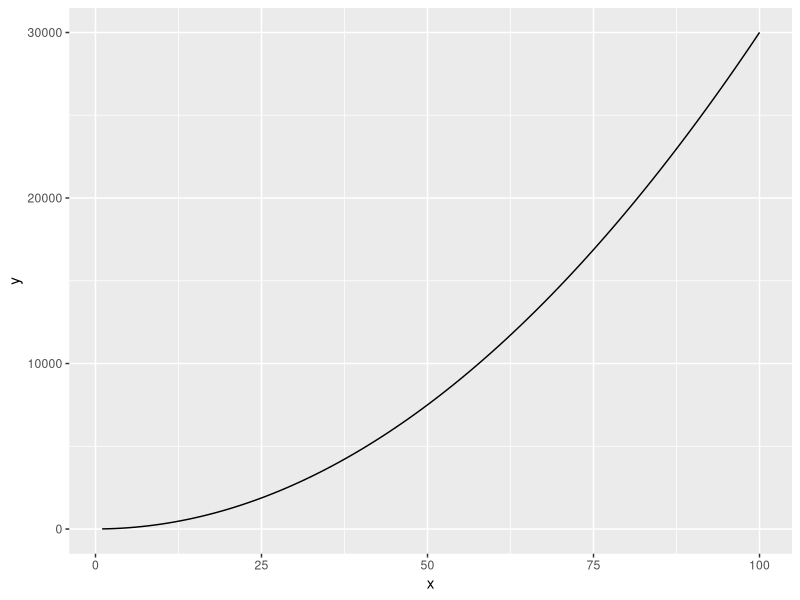
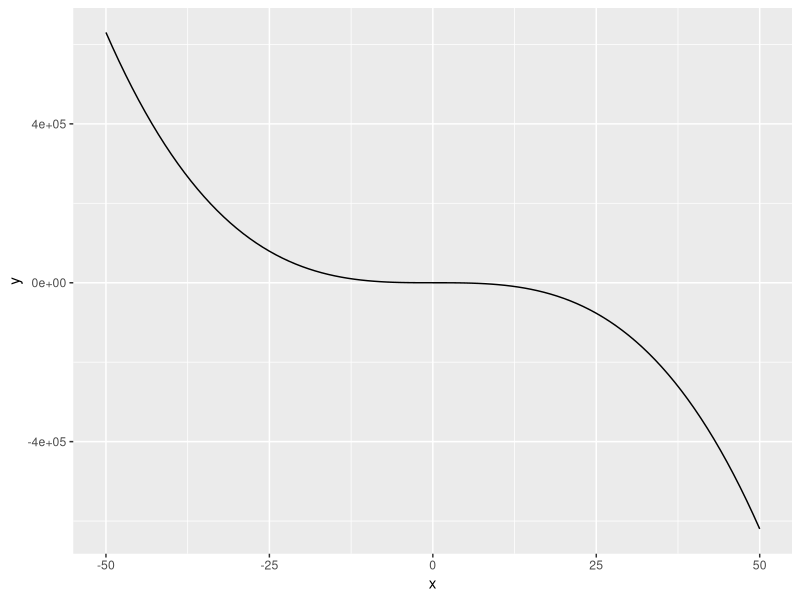
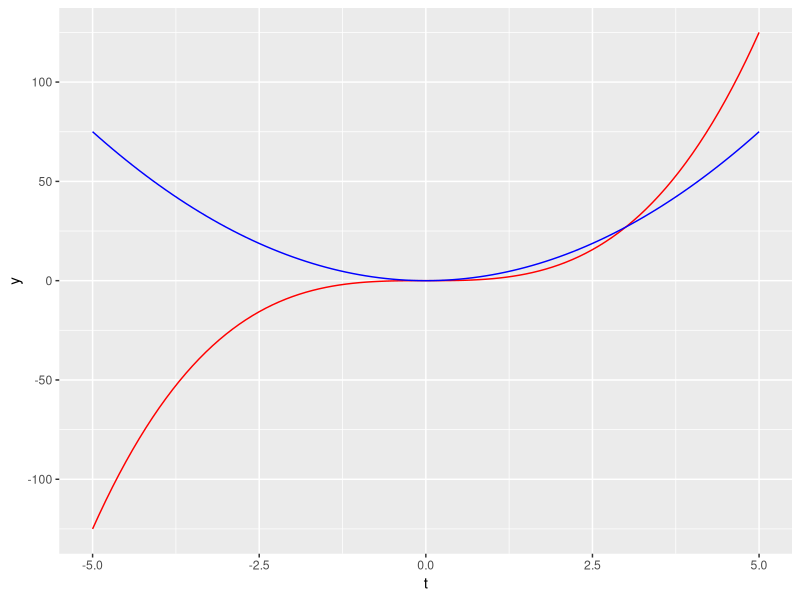

Write R code to recreate these figures, in order. (Note: this script raises an error after producing the figures.)
## ---- chunk 1
# load packages ----
library(tidyverse)


# define function ----
Eq1 <- function(x) {
  3 * x^2 + 4
}

# create a data frame with range of values to evaluate our fx across ----
my_data_range <- data.frame(x = c(1, 100))

# plot our function as a continuous curve over our specified range of values in our df----

ggplot(data = my_data_range, aes(x = x)) + 
  geom_function(fun = Eq1)

## ---- chunk 2
# define function
Eq2 <- function(x) {
  2.4 - 5 * x^3 + 2.1 * x^2
}

# create a data frame with range of values to evaluate our fx across 
my_data_range <- data.frame(x = c(-50, 50))

#plot our function over specified range of values 

ggplot(data = my_data_range, aes(x = x)) + 
  geom_function(fun = Eq2)

## ---- chunk 3
# create function C(t) ----
Ct <- function(t) {
  t^3
}

# find the deriv of C(t) ----
dc_dt <- D(expr = expression(t^3), name = "t")
dc_dt

# store deriv as a function ----
dc_dt_fun <- function(t) {
  3 * t^2
}
# df of values ----
my_data_range <- data.frame(t = c(-5, 5))

#plot function ----
ggplot(data = my_data_range, aes(x = t)) + 
  geom_function(fun = Ct, color = "red") + geom_function(fun = dc_dt_fun, color = "blue")

## ---- chunk 4
# create the expression ----
f_xyz <- expression(
  2 * x * y - 3 * x^2 * z^3)

# partial with respect x ----
df_dx <- D(expr = f_xyz, name = "x")


df_dx

df_dy <- D(expr = f_xyz, name)
